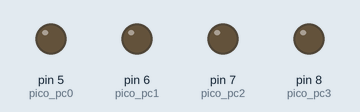
This sketch was run on a simulated Arduino Uno, built with avr-gcc and run on an emulated ATmega328P. On the bench: output pins drawn as LEDs (lit = HIGH). Pins used as bus, display or sensor lines are not drawn.

Above: at 0.1 s.
At 5.6 s:
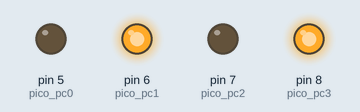
Timing chart, 0 to 7.1 s (numbered marks = the images above):
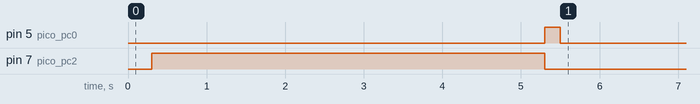

The sketch:

sketch_dec20.ino
```cpp
#define pico_reset 4
#define pico_pc0 5
#define pico_pc1 6
#define pico_pc2 7
#define pico_pc3 8
#define pico_sleep  2


void picoms_00(){
	digitalWrite(pico_pc3, LOW);	/*0000*/
	digitalWrite(pico_pc2, LOW);
	digitalWrite(pico_pc1, LOW);
	digitalWrite(pico_pc0, LOW);
}

void picoms_01(){
	digitalWrite(pico_pc3, LOW);	/*0001*/
	digitalWrite(pico_pc2, LOW);
	digitalWrite(pico_pc1, LOW);
	digitalWrite(pico_pc0, HIGH);
}

void picoms_02(){
	digitalWrite(pico_pc3, LOW);	/*0010*/
	digitalWrite(pico_pc2, LOW);
	digitalWrite(pico_pc1, HIGH);
	digitalWrite(pico_pc0, LOW);
}

void picoms_03(){
	digitalWrite(pico_pc3, LOW);	/*0011*/
	digitalWrite(pico_pc2, LOW);
	digitalWrite(pico_pc1, HIGH);
	digitalWrite(pico_pc0, HIGH);
}

void picoms_04(){
	digitalWrite(pico_pc3, LOW);	/*0100*/
	digitalWrite(pico_pc2, HIGH);
	digitalWrite(pico_pc1, LOW);
	digitalWrite(pico_pc0, LOW);
}

void picoms_05(){
	digitalWrite(pico_pc3, LOW);	/*0101*/
	digitalWrite(pico_pc2, HIGH);
	digitalWrite(pico_pc1, LOW);
	digitalWrite(pico_pc0, HIGH);
}

void picoms_06(){
	digitalWrite(pico_pc3, LOW);	/*0110*/
	digitalWrite(pico_pc2, HIGH);
	digitalWrite(pico_pc1, HIGH);
	digitalWrite(pico_pc0, LOW);
}

void picoms_07(){
	digitalWrite(pico_pc3, LOW);	/*0111*/
	digitalWrite(pico_pc2, HIGH);
	digitalWrite(pico_pc1, HIGH);
	digitalWrite(pico_pc0, HIGH);
}

void picoms_08(){
	digitalWrite(pico_pc3, HIGH);	/*1000*/
	digitalWrite(pico_pc2, LOW);
	digitalWrite(pico_pc1, LOW);
	digitalWrite(pico_pc0, LOW);
}

void picoms_09(){
	digitalWrite(pico_pc3, HIGH);	/*1001*/
	digitalWrite(pico_pc2, LOW);
	digitalWrite(pico_pc1, LOW);
	digitalWrite(pico_pc0, HIGH);
}

void picoms_10(){
	digitalWrite(pico_pc3, HIGH);	/*1010*/
	digitalWrite(pico_pc2, LOW);
	digitalWrite(pico_pc1, HIGH);
	digitalWrite(pico_pc0, LOW);
}

void picoms_11(){
	digitalWrite(pico_pc3, HIGH);	/*1011*/
	digitalWrite(pico_pc2, LOW);
	digitalWrite(pico_pc1, HIGH);
	digitalWrite(pico_pc0, HIGH);
}

void picoms_12(){
	digitalWrite(pico_pc3, HIGH);	/*1100*/
	digitalWrite(pico_pc2, HIGH);
	digitalWrite(pico_pc1, LOW);
	digitalWrite(pico_pc0, LOW);
}

void picoms_13(){
	digitalWrite(pico_pc3, HIGH);	/*1101*/
	digitalWrite(pico_pc2, HIGH);
	digitalWrite(pico_pc1, LOW);
	digitalWrite(pico_pc0, HIGH);
}

void picoms_14(){
	digitalWrite(pico_pc3, HIGH);	/*1110:一緒にチョコレート食べませんか*/
	digitalWrite(pico_pc2, HIGH);
	digitalWrite(pico_pc1, HIGH);
	digitalWrite(pico_pc0, LOW);
}

void picoms_15(){
	digitalWrite(pico_pc3, HIGH);	/*1111*/
	digitalWrite(pico_pc2, HIGH);
	digitalWrite(pico_pc1, HIGH);
	digitalWrite(pico_pc0, HIGH);
}

void setup()
{
	pinMode(pico_reset, OUTPUT);
	pinMode(pico_pc3, OUTPUT);
	pinMode(pico_pc2, OUTPUT);
	pinMode(pico_pc1, OUTPUT);
	pinMode(pico_pc0, OUTPUT);

	digitalWrite(pico_sleep, LOW);
	delay(100);
	digitalWrite(pico_reset, LOW);
	delay(100);
	digitalWrite(pico_reset, HIGH);
	delay(100);

	picoms_14();
	// digitalWrite(pico_pc3, HIGH);
	// digitalWrite(pico_pc2, HIGH);
	// digitalWrite(pico_pc1, HIGH);
	// digitalWrite(pico_pc0, LOW);
	delay(5000);


	picoms_11();
	// digitalWrite(pico_pc3, HIGH);
	// digitalWrite(pico_pc2, LOW);
	// digitalWrite(pico_pc1, HIGH);
	// digitalWrite(pico_pc0, HIGH);

	digitalWrite(pico_sleep, HIGH);
	delay(100);
	digitalWrite(pico_sleep, LOW);
	delay(100);

	digitalWrite(pico_pc0, LOW);
	delay(8000);


}

void loop()
{

}
```
